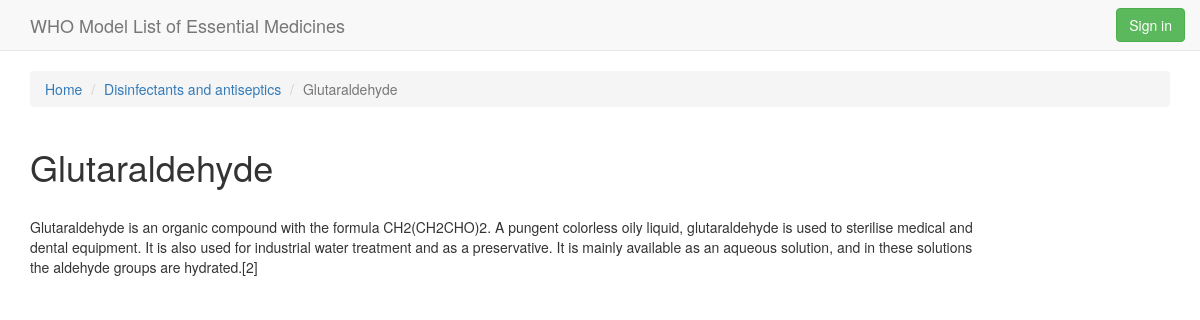
/category/16/Disinfectants and antiseptics/item/321/Glutaraldehyde, run on the app's committed database.
### database_setup.py (models this page shows, shortened)
class Category(Base):
    __tablename__ = 'category'
    id = Column(Integer, primary_key=True)
    name = Column(String(250), nullable=False)
    user_id = Column(Integer, ForeignKey('user.id'))
    user = relationship(User)

class Item(Base):
    __tablename__ = 'item'
    id = Column(Integer, primary_key=True)
    name = Column(String(250), nullable=False)
    description = Column(String)
    added = Column(DateTime)
    updated = Column(DateTime)
    subcategory_id = Column(Integer, ForeignKey('subcategory.id'))
    subcategory = relationship(Subcategory)
    category_id = Column(Integer, ForeignKey('category.id'))
    category = relationship(Category)
    user_id = Column(Integer, ForeignKey('user.id'))
    user = relationship(User)

### application.py (the view)
@app.route("/category/<int:category_id>/<path:category_name>")
@category_required
def show_category(category_id=None, category_name=None, category=None):
    catalog = list_category()
    subcategories = list_subcategory(category)
    all_items = list_item(category)
    subcategories_items = collections.defaultdict(list)
    items = []
    for item in all_items:
        if item.subcategory_id:
            subcategories_items[item.subcategory_id].append(item)
        else:
            items.append(item)
    return render_template('category.html',
                           user=login_session.get('user'),
                           catalog=catalog,
                           category=category,
                           subcategories=subcategories,
                           subcategories_items=subcategories_items,
                           items=items)

### application.py (called while the page is built)
@app.template_filter()
@evalcontextfilter
def nl2br(eval_ctx, value):
    result = u'\n\n'.join(u'<p>%s</p>' % p.replace('\n', '<br>\n') for p in _paragraph_re.split(escape(value)))
    if eval_ctx.autoescape:
        result = Markup(result)
    return result

def get_category(category_id):
    try:
        category_id = int(category_id)
    except ValueError:
        category_id = -1
    return db_session.query(Category).filter(Category.id == category_id).first()

def get_item(item_id):
    try:
        item_id = int(item_id)
    except ValueError:
        item_id = -1
    return db_session.query(Item).filter(Item.id == item_id).first()

def get_item_image(item):
    return db_session.query(ItemImage).filter(ItemImage.item_id == item.id).first()

def category_required(f):
    @wraps(f)
    def wrap(*args, **kwargs):
        category_id = kwargs.get('category_id', '')
        category_name = kwargs.get('category_name', '')
        category = get_category(category_id)
        if not category:
            flash('category {0} does not exist'.format(category_name))
            return redirect(url_for('home'))
        else:
            kwargs['category'] = category
            return f(*args, **kwargs)
    return wrap

def item_required(f):
    @wraps(f)
    def wrap(*args, **kwargs):
        category = kwargs.get('category')
        item_name = kwargs.get('item_name', '')
        item_id = kwargs.get('item_id', '')
        item = get_item(item_id)
        if not item:
            flash('item {0} does not exist'.format(item_name))
            return redirect(url_for('show_category', category_id=category.id, category_name=category.name))
        else:
            kwargs['item'] = item
            return f(*args, **kwargs)
    return wrap

@app.route("/category/<int:category_id>/<path:category_name>/item/<int:item_id>/<path:item_name>")
@category_required
@item_required
def show_item(category_id=None, category_name=None, category=None, item_id=None, item_name=None, item=None):
    return render_template('item.html',
                           user=login_session.get('user'),
                           category=category,
                           item=item,
                           item_image=get_item_image(item))

### templates/item.html (shortened to what this page needs)
{% extends "base.html" %}
{% block content %}
    <ol class="breadcrumb">
        <li><a href="{{ url_for('home') }}">Home</a></li>
        <li><a href="{{ url_for('show_category', category_id=category.id, category_name=category.name) }}">{{ category.name }}</a></li>
        <li class="active">{{ item.name }}</li>
    </ol>
    <div class="row">
        <div class="col-md-10">
            <h1>{{ item.name }}</h1>
            <br/>
          {{ item.description|nl2br }}
        </div>
        <div class="col-md-2">
        </div>
    </div>
{% endblock %}

### data on the page
Category: name "Disinfectants and antiseptics"
Item: name "Glutaraldehyde", description "Glutaraldehyde is an organic compound with the formula CH2(CH2CHO)2. A pungent colorless oily liquid, glutaraldehyde is used to sterilise medical and dental equipment. It is also used for industrial water treatment and as a preservative. It is mainly available as an aqueous solution, and in these solutions the aldehyde groups are hydrated.[2]"
